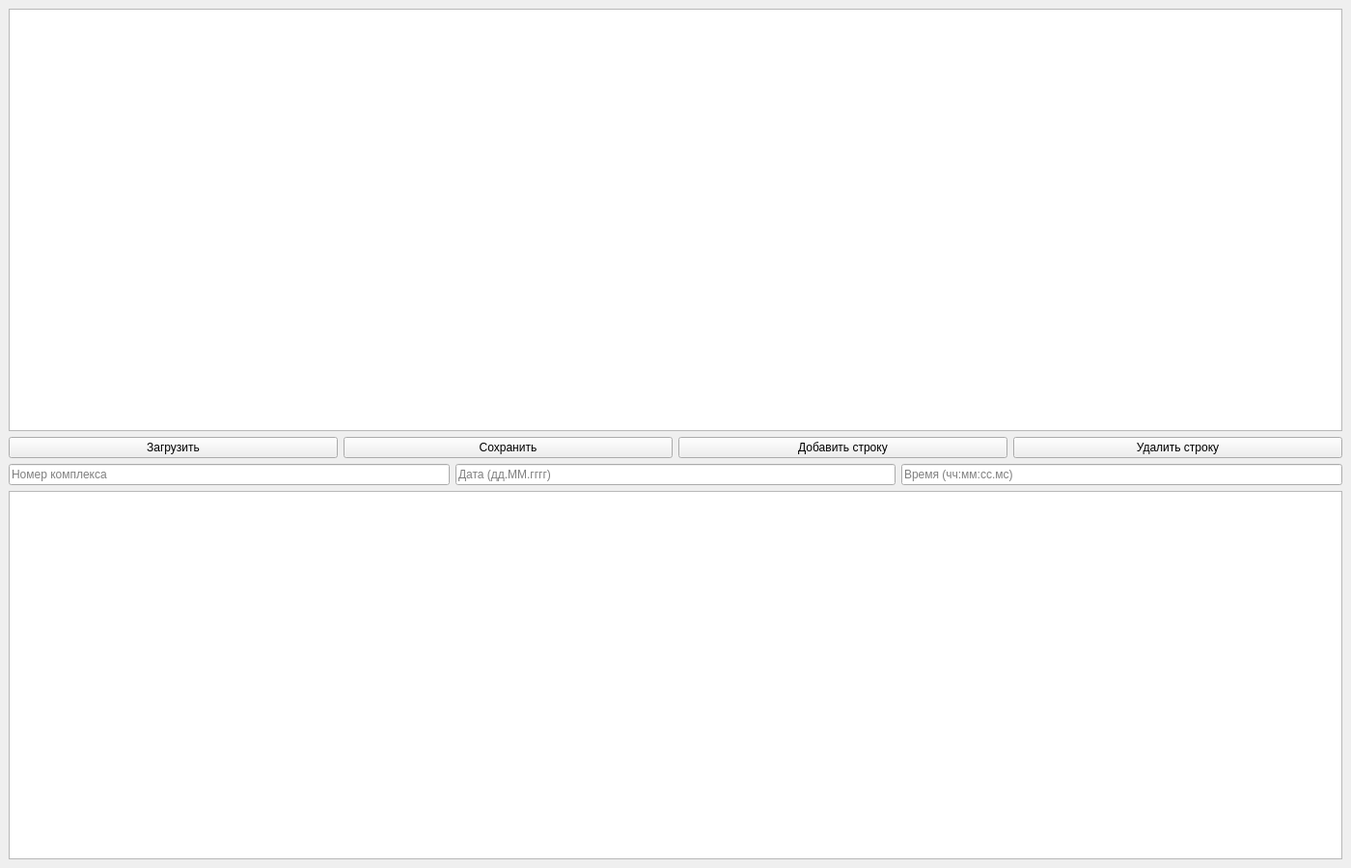
<?xml version="1.0" encoding="UTF-8"?>
<ui version="4.0">
 <class>MainWindow</class>
 <widget class="QMainWindow" name="MainWindow">
  <property name="geometry">
   <rect>
    <x>0</x>
    <y>0</y>
    <width>1400</width>
    <height>900</height>
   </rect>
  </property>
  <property name="windowTitle">
   <string>C-NOVA Panorama</string>
  </property>
  <widget class="QWidget" name="centralwidget">
   <layout class="QVBoxLayout" name="verticalLayout">
    <item>
     <widget class="QGraphicsView" name="graphicsView"/>
    </item>
    <item>
     <layout class="QVBoxLayout" name="leftLayout">
      <item>
       <layout class="QHBoxLayout" name="topRow">
        <item>
         <widget class="QPushButton" name="btnLoad">
          <property name="text">
           <string>Загрузить</string>
          </property>
         </widget>
        </item>
        <item>
         <widget class="QPushButton" name="btnSave">
          <property name="text">
           <string>Сохранить</string>
          </property>
         </widget>
        </item>
        <item>
         <widget class="QPushButton" name="btnAddRow">
          <property name="text">
           <string>Добавить строку</string>
          </property>
         </widget>
        </item>
        <item>
         <widget class="QPushButton" name="btnRemoveRow">
          <property name="text">
           <string>Удалить строку</string>
          </property>
         </widget>
        </item>
       </layout>
      </item>
      <item>
       <layout class="QHBoxLayout" name="headerRow">
        <item>
         <widget class="QLineEdit" name="lineMachine">
          <property name="placeholderText">
           <string>Номер комплекса</string>
          </property>
         </widget>
        </item>
        <item>
         <widget class="QLineEdit" name="lineDate">
          <property name="placeholderText">
           <string>Дата (дд.ММ.гггг)</string>
          </property>
         </widget>
        </item>
        <item>
         <widget class="QLineEdit" name="lineTime">
          <property name="placeholderText">
           <string>Время (чч:мм:сс.мс)</string>
          </property>
         </widget>
        </item>
       </layout>
      </item>
      <item>
       <widget class="QTableWidget" name="tableWidget"/>
      </item>
     </layout>
    </item>
   </layout>
  </widget>
 </widget>
 <resources/>
 <connections/>
</ui>
